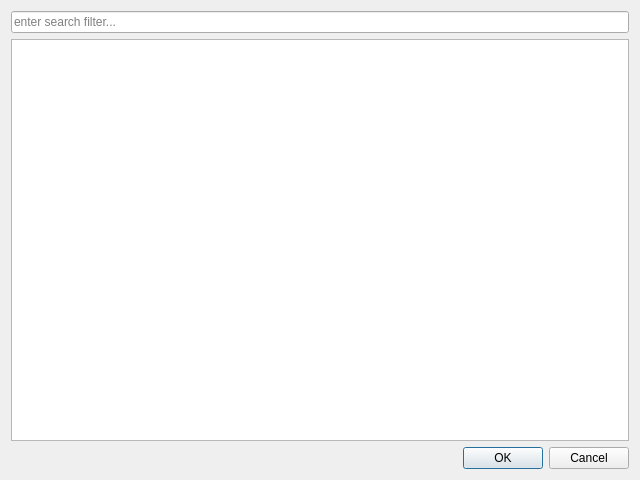
<?xml version="1.0" encoding="UTF-8"?>
<ui version="4.0">
 <class>LocationSelectionDialog</class>
 <widget class="QDialog" name="LocationSelectionDialog">
  <property name="geometry">
   <rect>
    <x>0</x>
    <y>0</y>
    <width>640</width>
    <height>480</height>
   </rect>
  </property>
  <property name="minimumSize">
   <size>
    <width>640</width>
    <height>480</height>
   </size>
  </property>
  <property name="windowTitle">
   <string>Select location</string>
  </property>
  <layout class="QGridLayout" name="gridLayout">
   <item row="0" column="1">
    <widget class="QLineEdit" name="filterLineEdit">
     <property name="placeholderText">
      <string>enter search filter...</string>
     </property>
    </widget>
   </item>
   <item row="1" column="1">
    <widget class="QListView" name="listView">
     <property name="sizeAdjustPolicy">
      <enum>QAbstractScrollArea::AdjustToContents</enum>
     </property>
     <property name="resizeMode">
      <enum>QListView::Adjust</enum>
     </property>
    </widget>
   </item>
   <item row="2" column="1">
    <widget class="QDialogButtonBox" name="buttonBox">
     <property name="orientation">
      <enum>Qt::Horizontal</enum>
     </property>
     <property name="standardButtons">
      <set>QDialogButtonBox::Cancel|QDialogButtonBox::Ok</set>
     </property>
    </widget>
   </item>
  </layout>
 </widget>
 <resources/>
 <connections>
  <connection>
   <sender>buttonBox</sender>
   <signal>accepted()</signal>
   <receiver>LocationSelectionDialog</receiver>
   <slot>accept()</slot>
   <hints>
    <hint type="sourcelabel">
     <x>248</x>
     <y>254</y>
    </hint>
    <hint type="destinationlabel">
     <x>157</x>
     <y>274</y>
    </hint>
   </hints>
  </connection>
  <connection>
   <sender>buttonBox</sender>
   <signal>rejected()</signal>
   <receiver>LocationSelectionDialog</receiver>
   <slot>reject()</slot>
   <hints>
    <hint type="sourcelabel">
     <x>316</x>
     <y>260</y>
    </hint>
    <hint type="destinationlabel">
     <x>286</x>
     <y>274</y>
    </hint>
   </hints>
  </connection>
  <connection>
   <sender>filterLineEdit</sender>
   <signal>textChanged(QString)</signal>
   <receiver>LocationSelectionDialog</receiver>
   <slot>updateSearchFilter()</slot>
   <hints>
    <hint type="sourcelabel">
     <x>179</x>
     <y>31</y>
    </hint>
    <hint type="destinationlabel">
     <x>393</x>
     <y>25</y>
    </hint>
   </hints>
  </connection>
  <connection>
   <sender>filterLineEdit</sender>
   <signal>returnPressed()</signal>
   <receiver>LocationSelectionDialog</receiver>
   <slot>accept()</slot>
   <hints>
    <hint type="sourcelabel">
     <x>48</x>
     <y>26</y>
    </hint>
    <hint type="destinationlabel">
     <x>395</x>
     <y>57</y>
    </hint>
   </hints>
  </connection>
  <connection>
   <sender>listView</sender>
   <signal>activated(QModelIndex)</signal>
   <receiver>LocationSelectionDialog</receiver>
   <slot>accept()</slot>
   <hints>
    <hint type="sourcelabel">
     <x>312</x>
     <y>134</y>
    </hint>
    <hint type="destinationlabel">
     <x>396</x>
     <y>143</y>
    </hint>
   </hints>
  </connection>
 </connections>
 <slots>
  <slot>updateSearchFilter()</slot>
 </slots>
</ui>
